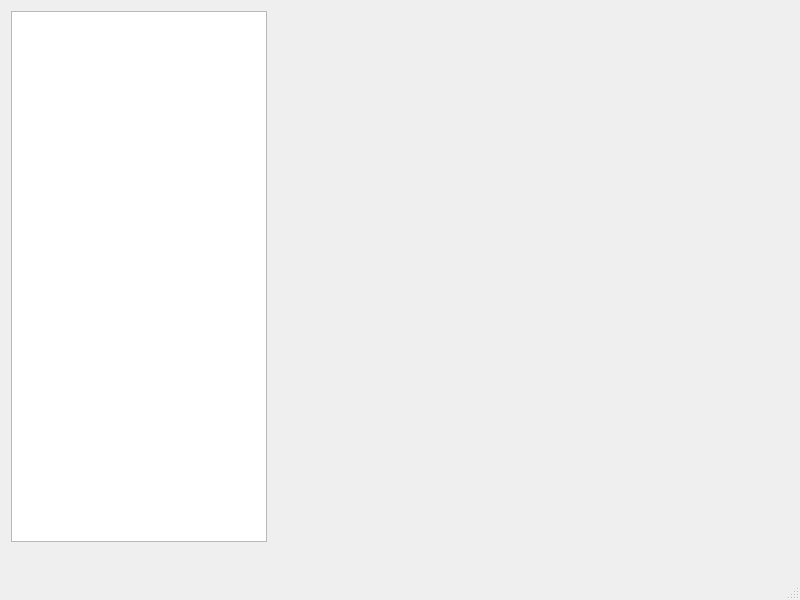
<?xml version="1.0" encoding="UTF-8"?>
<ui version="4.0">
 <class>MainWindow</class>
 <widget class="QMainWindow" name="MainWindow">
  <property name="geometry">
   <rect>
    <x>0</x>
    <y>0</y>
    <width>800</width>
    <height>600</height>
   </rect>
  </property>
  <property name="windowTitle">
   <string>MainWindow</string>
  </property>
  <widget class="QWidget" name="centralwidget">
   <widget class="QListWidget" name="inboxList">
    <property name="geometry">
     <rect>
      <x>11</x>
      <y>11</y>
      <width>256</width>
      <height>531</height>
     </rect>
    </property>
   </widget>
  </widget>
  <widget class="QMenuBar" name="menubar">
   <property name="geometry">
    <rect>
     <x>0</x>
     <y>0</y>
     <width>800</width>
     <height>25</height>
    </rect>
   </property>
  </widget>
  <widget class="QStatusBar" name="statusbar"/>
 </widget>
 <resources/>
 <connections/>
</ui>
